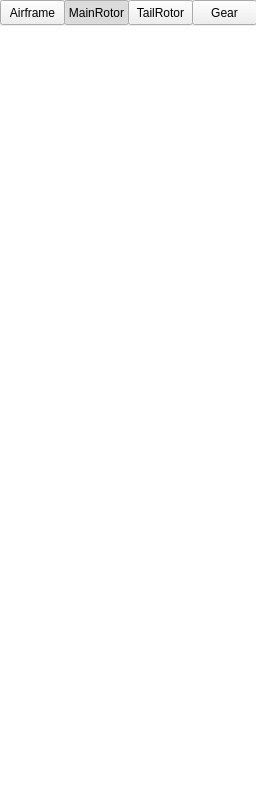
                 <widget class="QWidget" name="scrollAreaWidgetContents_6">
                  <property name="geometry">
                   <rect>
                    <x>0</x>
                    <y>0</y>
                    <width>256</width>
                    <height>786</height>
                   </rect>
                  </property>
                  <layout class="QVBoxLayout" name="verticalLayout_8">
                   <property name="spacing">
                    <number>0</number>
                   </property>
                   <property name="leftMargin">
                    <number>0</number>
                   </property>
                   <property name="topMargin">
                    <number>0</number>
                   </property>
                   <property name="rightMargin">
                    <number>0</number>
                   </property>
                   <property name="bottomMargin">
                    <number>0</number>
                   </property>
                   <item>
                    <widget class="QFrame" name="frame_23">
                     <property name="sizePolicy">
                      <sizepolicy hsizetype="Expanding" vsizetype="Preferred">
                       <horstretch>0</horstretch>
                       <verstretch>0</verstretch>
                      </sizepolicy>
                     </property>
                     <property name="minimumSize">
                      <size>
                       <width>0</width>
                       <height>26</height>
                      </size>
                     </property>
                     <widget class="QPushButton" name="pushPlanerInfo">
                      <property name="geometry">
                       <rect>
                        <x>0</x>
                        <y>0</y>
                        <width>65</width>
                        <height>25</height>
                       </rect>
                      </property>
                      <property name="text">
                       <string>Airframe</string>
                      </property>
                      <property name="checkable">
                       <bool>true</bool>
                      </property>
                      <property name="checked">
                       <bool>false</bool>
                      </property>
                     </widget>
                     <widget class="QPushButton" name="pushMainRotorInfo">
                      <property name="geometry">
                       <rect>
                        <x>64</x>
                        <y>0</y>
                        <width>65</width>
                        <height>25</height>
                       </rect>
                      </property>
                      <property name="text">
                       <string>MainRotor</string>
                      </property>
                      <property name="checkable">
                       <bool>true</bool>
                      </property>
                      <property name="checked">
                       <bool>true</bool>
                      </property>
                     </widget>
                     <widget class="QPushButton" name="pushShassiInfo">
                      <property name="geometry">
                       <rect>
                        <x>192</x>
                        <y>0</y>
                        <width>65</width>
                        <height>25</height>
                       </rect>
                      </property>
                      <property name="text">
                       <string>Gear</string>
                      </property>
                      <property name="checkable">
                       <bool>true</bool>
                      </property>
                      <property name="checked">
                       <bool>false</bool>
                      </property>
                     </widget>
                     <widget class="QPushButton" name="pushTailRotorInfo">
                      <property name="geometry">
                       <rect>
                        <x>128</x>
                        <y>0</y>
                        <width>65</width>
                        <height>25</height>
                       </rect>
                      </property>
                      <property name="text">
                       <string>TailRotor</string>
                      </property>
                      <property name="checkable">
                       <bool>true</bool>
                      </property>
                      <property name="checked">
                       <bool>false</bool>
                      </property>
                     </widget>
                     <zorder>pushPlanerInfo</zorder>
                     <zorder>pushMainRotorInfo</zorder>
                     <zorder>pushTailRotorInfo</zorder>
                     <zorder>pushShassiInfo</zorder>
                    </widget>
                   </item>
                   <item>
                    <widget class="QTextEdit" name="oglmemo">
                     <property name="enabled">
                      <bool>true</bool>
                     </property>
                     <property name="sizePolicy">
                      <sizepolicy hsizetype="Expanding" vsizetype="Expanding">
                       <horstretch>0</horstretch>
                       <verstretch>0</verstretch>
                      </sizepolicy>
                     </property>
                     <property name="font">
                      <font>
                       <family>Consolas</family>
                       <pointsize>9</pointsize>
                       <weight>50</weight>
                       <bold>false</bold>
                       <stylestrategy>PreferAntialias</stylestrategy>
                      </font>
                     </property>
                     <property name="layoutDirection">
                      <enum>Qt::LeftToRight</enum>
                     </property>
                     <property name="autoFillBackground">
                      <bool>false</bool>
                     </property>
                     <property name="frameShape">
                      <enum>QFrame::NoFrame</enum>
                     </property>
                     <property name="frameShadow">
                      <enum>QFrame::Plain</enum>
                     </property>
                     <property name="horizontalScrollBarPolicy">
                      <enum>Qt::ScrollBarAlwaysOff</enum>
                     </property>
                     <property name="lineWrapMode">
                      <enum>QTextEdit::NoWrap</enum>
                     </property>
                     <property name="readOnly">
                      <bool>true</bool>
                     </property>
                    </widget>
                   </item>
                  </layout>
                 </widget>
